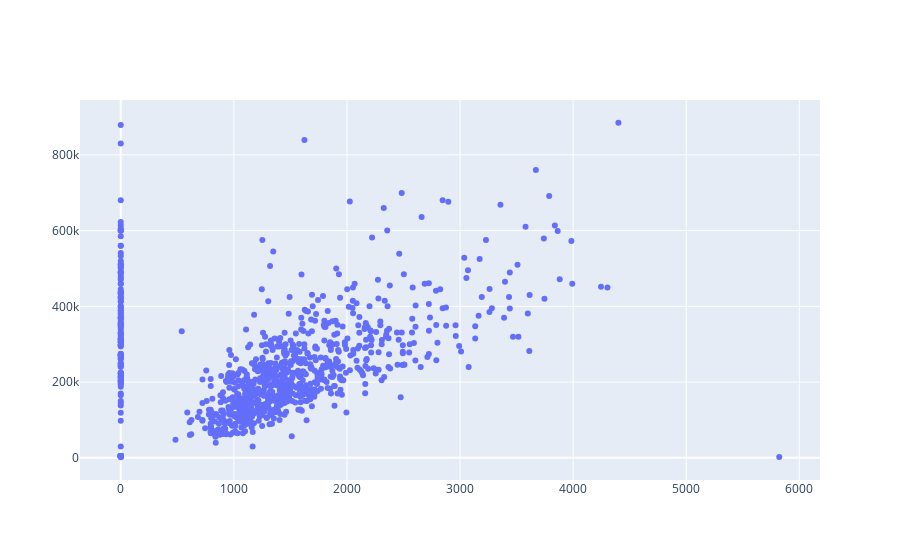

This figure's notebook cell:
### Markdown cell above
Now we plot the figure.

### Code cell
iplot(figure_elements)

### Figure 1 — Plotly figure (JSON) as saved in the notebook; plotly's stock layout.template omitted (floating-point values rounded to 4 significant figures; data arrays with more than 128 entries replaced by an {"elided": "..."} marker saying what was removed)
{"data": [{"mode": "markers", "type": "scatter", "x": {"elided": "985 int values"}, "y": {"elided": "985 int values"}}], "layout": {}}
